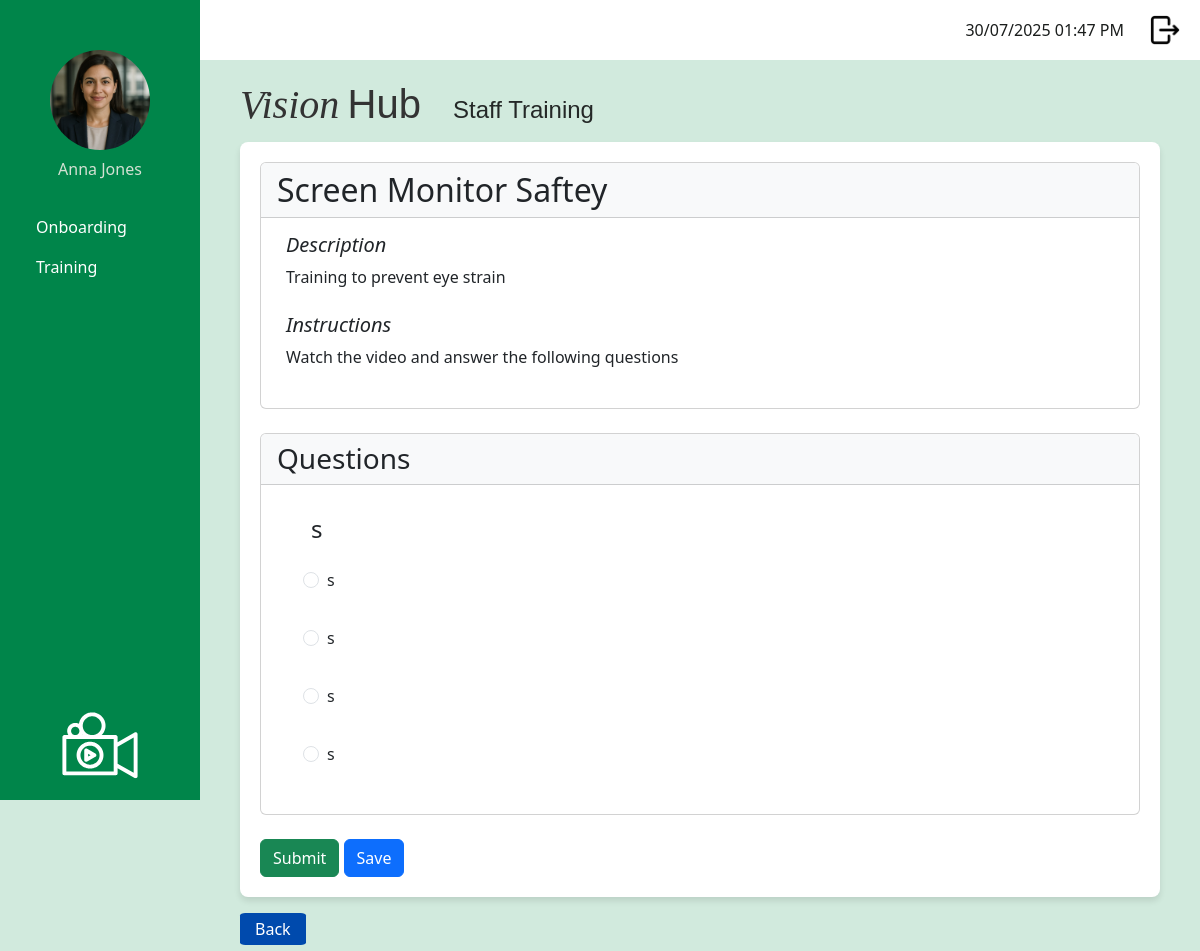
The page /staff/take_training_module/6 (signed in) on the database as committed earlier.
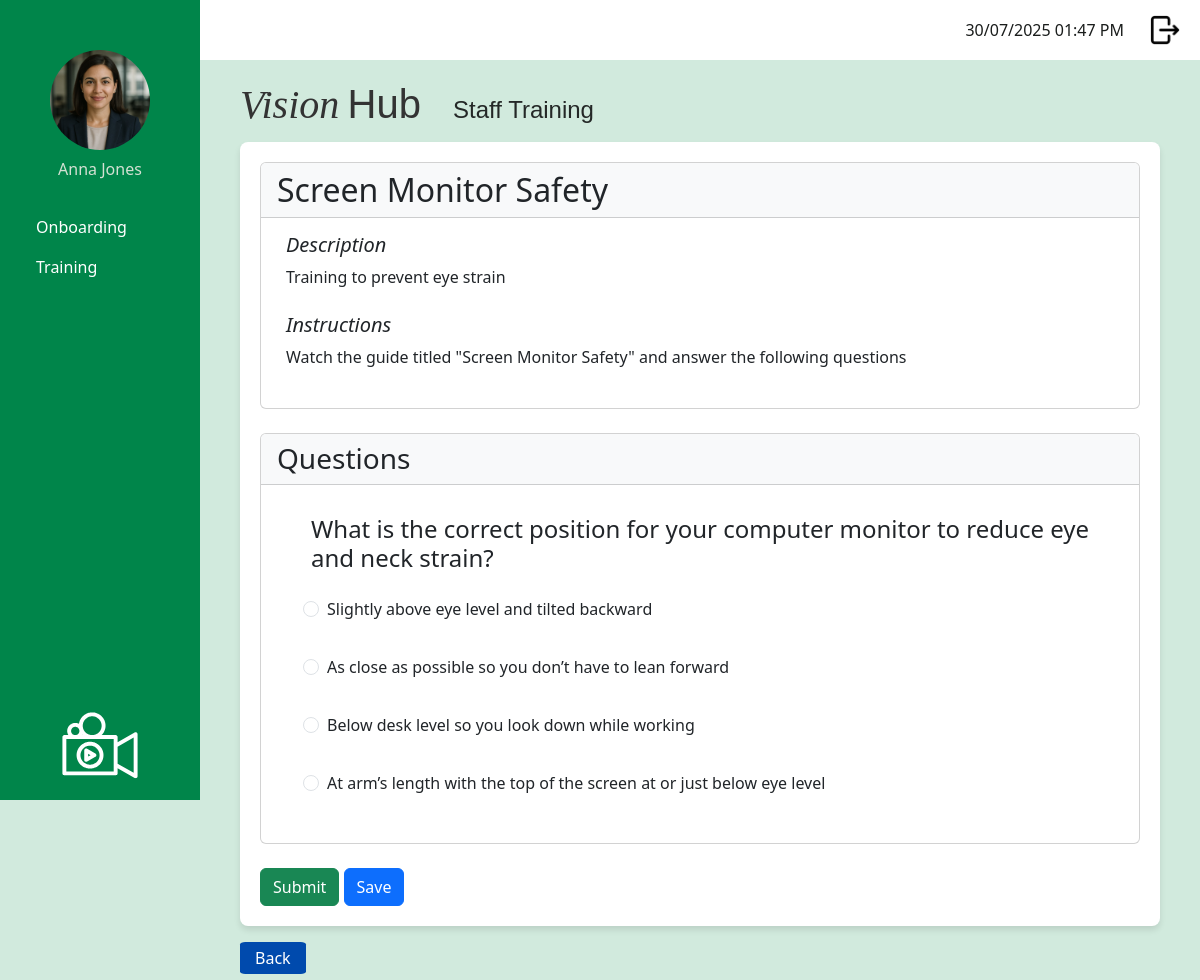
The same page on the database as committed later.
### app/models.py (models this page shows, shortened)
class User(UserMixin, db.Model):
    __tablename__ = 'user'
    id: so.Mapped[int] = so.mapped_column(primary_key = True)
    username: so.Mapped[str] = so.mapped_column(
        sa.String(120),
        index = True,
        unique = True
    )
    first_name: so.Mapped[str] = so.mapped_column(
        sa.String(50),
        index = True
    )
    surname: so.Mapped[str] = so.mapped_column(
        sa.String(50),
        index = True
    )
    job_title: so.Mapped[str] = so.mapped_column(
        sa.String(50),
        index = True
    )
    password_hash: so.Mapped[str] = so.mapped_column(
        sa.String(256)
    )
    is_onboarding: so.Mapped[bool] = so.mapped_column(
        default = False   # Default: Not onboarding
    )
    dateStarted: so.Mapped[datetime] = so.mapped_column(
        index=True,
        default = lambda:
            datetime.now(timezone.utc)
    )
    google_email: so.Mapped[Optional[str]] = so.mapped_column(
        sa.String(120),
        unique = True,
        nullable = True
    )
    profile_photo: so.Mapped[Optional[str]] = so.mapped_column(
        sa.String(120),
        nullable = True,
        default = 'profileDefault.png'
    )
    manager_id: so.Mapped[Optional[int]] = so.mapped_column(
        sa.ForeignKey('user.id'),
        nullable = True
    )
    manager: so.Mapped[Optional['User']] = so.relationship(
        'User',
        remote_side=[id],
        back_populates = 'manages'
    )
    manages: so.Mapped[List['User']] = so.relationship(
        'User',
        back_populates = 'manager'
    )
    role_id: so.Mapped[int] = so.mapped_column(
        sa.ForeignKey('role.id')
    )
    role: so.Mapped['Role'] = so.relationship(
        'Role',
        back_populates = 'users'
    )
    department_id: so.Mapped[int] = so.mapped_column(
        sa.ForeignKey('department.id')
    )
    department: so.Mapped['Department'] = so.relationship(
        'Department',
        back_populates = 'users'
    )
    module_progress: so.Mapped[List['UserModuleProgress']] = so.relationship(
        'UserModuleProgress', back_populates = 'user'
    )
    onboarding_path_id: so.Mapped[int] = so.mapped_column(
        sa.ForeignKey('onboarding_path.id'),
        nullable = True
    )
    onboarding_path: so.Mapped['OnboardingPath'] = so.relationship(
        'OnboardingPath'
    )

class TrainingModule (db.Model):
    __tablename__ = 'training_module'
    id: so.Mapped[int] = so.mapped_column(primary_key=True)
    module_title: so.Mapped[str] = so.mapped_column(
        sa.String(150), index=True, unique=True
    )
    module_description: so.Mapped[str] = so.mapped_column(
        sa.Text, nullable=False
    )
    module_instructions: so.Mapped[str] = so.mapped_column(
        sa.Text, nullable=False
    )
    video_url: so.Mapped[str] = so.mapped_column(
        sa.String(300), nullable=True
    )
    active: so.Mapped[bool] = so.mapped_column(
        sa.Boolean, nullable=False, default=True
    )
    questions: so.Mapped[List['Question']] = so.relationship(
        'Question',
        back_populates = 'training_module',
        cascade = 'all, delete-orphan')
    user_progress: so.Mapped[List['UserModuleProgress']] = so.relationship(
        'UserModuleProgress',
        back_populates = 'training_module'
    )
    onboarding_steps: so.Mapped[List['OnboardingStep']] = so.relationship(
        'OnboardingStep',
        back_populates = 'training_module',
        cascade = 'all, delete-orphan'
        )

class Question (db.Model):
    __tablename__ = 'question'
    id: so.Mapped[int] = so.mapped_column(primary_key=True)
    question_text: so.Mapped[str] = so.mapped_column(
        sa.String(1000),
        nullable=False
    )
    training_module_id: so.Mapped[int] = so.mapped_column(
        sa.ForeignKey('training_module.id'),
        nullable=False
    )
    training_module: so.Mapped['TrainingModule'] = so.relationship(
        'TrainingModule',
        back_populates = 'questions')
    options: so.Mapped[List['Option']] = so.relationship(
        'Option',
        back_populates = 'question',
        cascade='all, delete-orphan'
    )

class Option (db.Model):
    __tablename__ = "option"
    id: so.Mapped[int] = so.mapped_column(primary_key=True)
    question_id: so.Mapped[int] = so.mapped_column(
        sa.ForeignKey('question.id'),
        nullable=False
    )
    option_text: so.Mapped[str] = so.mapped_column(
        sa.String(500),
        nullable=False
    )
    is_correct: so.Mapped[bool] = so.mapped_column(
        sa.Boolean,
        default=False,
        nullable=False
    )
    question: so.Mapped['Question'] = so.relationship(
        'Question',
        back_populates = 'options'
    )

### app/routes.py (the view, shortened to what this page needs)
@app.route('/staff/take_training_module/<int:module_id>', methods = ['GET', 'POST'])
@login_required
def take_training_module(module_id):
    if current_user.role.role_name != 'staff':
        return redirect(url_for('logout'))
    module = TrainingModule.query.get_or_404(module_id)
    passing_threshold = 0.5
    progress = UserModuleProgress.query.filter_by(
        user_id=current_user.id,
        training_module_id=module_id
    ).order_by(UserModuleProgress.id.desc()).first()
    if request.method == 'GET':
        if progress:
            total_questions = len(module.questions) or 1
    user_answers = {}
    if progress and not progress.completed_date:
        for ans in progress.answers:
            user_answers[ans.question_id] = ans.selected_option_id
    return render_template(
        'take_training_module.html',
        module=module,
        title=module.module_title,
        user_answers=user_answers
    )

### app/models.py (called while the page is built)
@login.user_loader
def load_user(id):
    return db.session.get(User, int(id))

### app/templates/take_training_module.html (shortened to what this page needs)
{% extends "base.html" %}
{% block content %}
<div class="page-container">
    <div class="card mb-4">
        <div class="card-header bg-light">
            <h2 class="mb-0">{{ module.module_title }}</h2>
        </div>
        <div class="card-body card-custom-style">
            <div class="mb-4">
                <h5 class="details-heading">Description</h5>
                <p>{{ module.module_description }}</p>
            </div>
            <div class="mb-4">
                <h5 class="details-heading">Instructions</h5>
                <p>{{ module.module_instructions }}</p>
            </div>
        </div>
    </div>
    <div class="card mb-4">
        <div class="card-header bg-light">
            <h3 class="mb-0">Questions</h3>
        </div>
        <div class="card-body card-custom-style">
            <form method="POST" action="">
            {% for question in module.questions %}
                <div class="card-body card-custom-style">
                    <h4>{{ question.question_text }}</h4>
                    {% for option in question.options %}
                    <div class="form-check details-questions-list">
                        <input class="form-check-input" type="radio"
                            name="question_{{question.id}}"
                            value="{{ option.id }}"
                            id="option_{{option.id}}"
                            {% if user_answers.get(question.id) == option.id %} checked {% endif %}>
                            {{ option.option_text }}
                    </div>
                {% endfor %}
                </div>
            {% endfor %}
        </div>
    </div>
    <button type="submit" name="action" value="submit" class="btn btn-success">Submit</button>
    <button type="submit" name="action" value="save" class="btn btn-primary">Save</button>
</div>
{% endblock %}
{% block specific_buttons %}
    <div class = "button-container-outside-table">
        <a href="{{ url_for('training_dashboard') }}" class="dark-blue-button">Back</a>
    </div>
{% endblock %}
{% block specific_heading %}
  <h1 class="page-title">Staff Training</h1>
{% endblock %}

### app/templates/base.html (shortened to what this page needs)
<!doctype html>
<html>
    <head>
            <link
            href="{{ url_for('static', filename='css/bootstrap.min.css') }}"
            rel="stylesheet"/>
            <link href="{{ url_for('static', filename='css/stylesheet.css') }}" rel="stylesheet"/>
        </head>
    <body>
         <div class="sidebar">
            <div class="profile-container">
                <form id="photoForm"
                    action="{{ url_for('update_profile_photo') }}"
                    method="POST"
                    enctype="multipart/form-data"
                    style="display:inline;">
                <img src="{{ url_for('static',
                                    filename='images/profilePhoto/'
                                        ~ (current_user.profile_photo or 'profileDefault.png')) }}"
                    id="profilePicture"
                    class="profilePicture"
                    alt="Click to change photo"
                    style="cursor:pointer; width:100px; height:100px;
                            object-fit:cover; border-radius:50%;">
                </form>
                <h5 class="profile-photo-text">{{ current_user.first_name|title }} {{ current_user.surname|title }}</h5>
            </div>
            <nav class="nav flex-column sideNavLink-container">
                {% if current_user.role.role_name == 'admin' %}
                    <a class="nav-link" href="#">Onboarding</a>
                    <a class="nav-link" href="{{ url_for('manage_training_modules') }}">Training</a>
                    <a class="nav-link" href="#">Knowledge Base</a>
                    <a class="nav-link" href="{{ url_for('manage_users') }}">User Managment</a>
                    <a class="nav-link" href="#">Onboarding</a>
                    <a class="nav-link" href="#">Reports</a>
                    <a class="nav-link" href="#">Content Management</a>
                    {% elif current_user.role.role_name == 'manager' %}
                    <a class="nav-link" href="#">Onboarding</a>
                    <a class="nav-link" href="#">Training</a>
                    <a class="nav-link" href="#">Reports</a>
                    {% elif current_user.role.role_name == 'staff' %}
                    <a class="nav-link" href="#">Onboarding</a>
                    <a class="nav-link" href="{{ url_for('training_dashboard') }}">Training</a>
                {% endif %}
            </nav>
            <img src="{{ url_for('static', filename='images/logoImageWhite.svg') }}" class="sidebarLogo">
        </div>
         <div class="top-bar">
            <div class="d-flex align-items-center">
                <span class="me-3" id="clock"></span>
                <a href="{{ url_for('logout') }}" class="logout-link">
                    <img src="{{ url_for('static', filename='images/logout.png') }}" class="logout-image">
                </a>
            </div>
        </div>
        <div class="logo-name-container">
            <h2 class="logo-text">
                <span class="logo-vision">Vision</span>
                <span class="logo-hub">Hub</span>
            </h2>
            {% block specific_heading %}{% endblock %}
        </div>
        <div class="content">
            {% block content %}
            {% endblock %}
        </div>
        <div class = "button-area">
            {% block specific_buttons %}{% endblock %}
        </div>
    </body>
</html>

### app/static/css/stylesheet.css (style rules this page uses)
body { color: #000000; background-color: #d1eadd ; }
.logo-name-container { display: flex; align-items: baseline; margin-left: 240px; margin-top: 20px; margin-bottom: 5px; gap: 2rem; color: #333; }
.logo-vision { font-family: 'Playfair Display', serif; font-weight: 450; font-style: italic; font-size: 2.5rem; }
.logo-hub { font-family: 'Montserrat', sans-serif; font-weight: 200; font-size: 2.5rem; margin-left: 0; }
.sidebar { background-color: #00854a; color: white; font-size: 1rem; font-weight: 400; height: 100vh; position: fixed; width: 200px; padding: 20px; display: flex; flex-direction: column; justify-content: space-between; text-align: left }
.profile-photo-text { font-size: 1rem; font-weight: 200; color: rgb(211, 225, 211); text-align: center; }
.sidebarLogo { max-width: 100%; width: 120px; height: auto; display: block; margin: 0 auto; margin-top: auto; }
.profilePicture { display: block; margin: 30px auto 10px auto; border-radius: 50%; width: 80px; height: 80px; object-fit: cover; }
.sideNavLink-container { margin-top: 20px; }
.nav-link { border-radius: 0.5rem; color: white; }
.top-bar { background-color: white; height: 60px; padding: 10px 20px; margin-left: 200px; display: flex; justify-content: flex-end; align-items: center; }
.logout-image { width: 30px; height: 30px; object-fit: cover; margin-left: 10px; }
#clock { color: #1a1d1c; margin-right: 20px; }
.dark-blue-button { background-color: #004AAD; color: white; padding: 5px 15px; border-radius: 8%; text-decoration: none; margin: auto; font-size: 1rem; line-height: 1.2; border: none; box-shadow: none; }
.button-container-outside-table { display: inline-block; margin-top: 20px; margin-bottom: 10px; margin-left: 240px; }
.content { background-color: white; border-radius: 8px; margin-left: 240px; padding: 20px; box-shadow: 0 4px 6px rgba(0, 0, 0, 0.1); max-width: calc(100% - 240px - 40px); }
.page-title { font-family: 'Montserrat', sans-serif; font-size: 1.5rem; font-weight: 200; color: #242827; }
.details-heading { font-style: italic; font-size: 1.25rem; margin-bottom: 0.5rem; }
.details-questions-list { padding: 1rem; }
.card-custom-style { padding: 15px; margin-left: 10px; margin-right: 10px; }

Rows that differ between the two databases and show on the page:
changed TrainingModule "Training to prevent eye strain": module_title "Screen Monitor Saftey" → "Screen Monitor Safety"; module_instructions "Watch the video and answer the following questions" → "Watch the guide titled \"Screen Monitor Safety\" and answer the following questions"
changed Question: question_text "s" → "What is the correct position for your computer monitor to reduce eye and neck strain?"
changed Option: option_text "s" → "Slightly above eye level and tilted backward"
changed Option: option_text "s" → "As close as possible so you don’t have to lean forward"
changed Option: option_text "s" → "Below desk level so you look down while working"
changed Option: option_text "s" → "At arm’s length with the top of the screen at or just below eye level"
